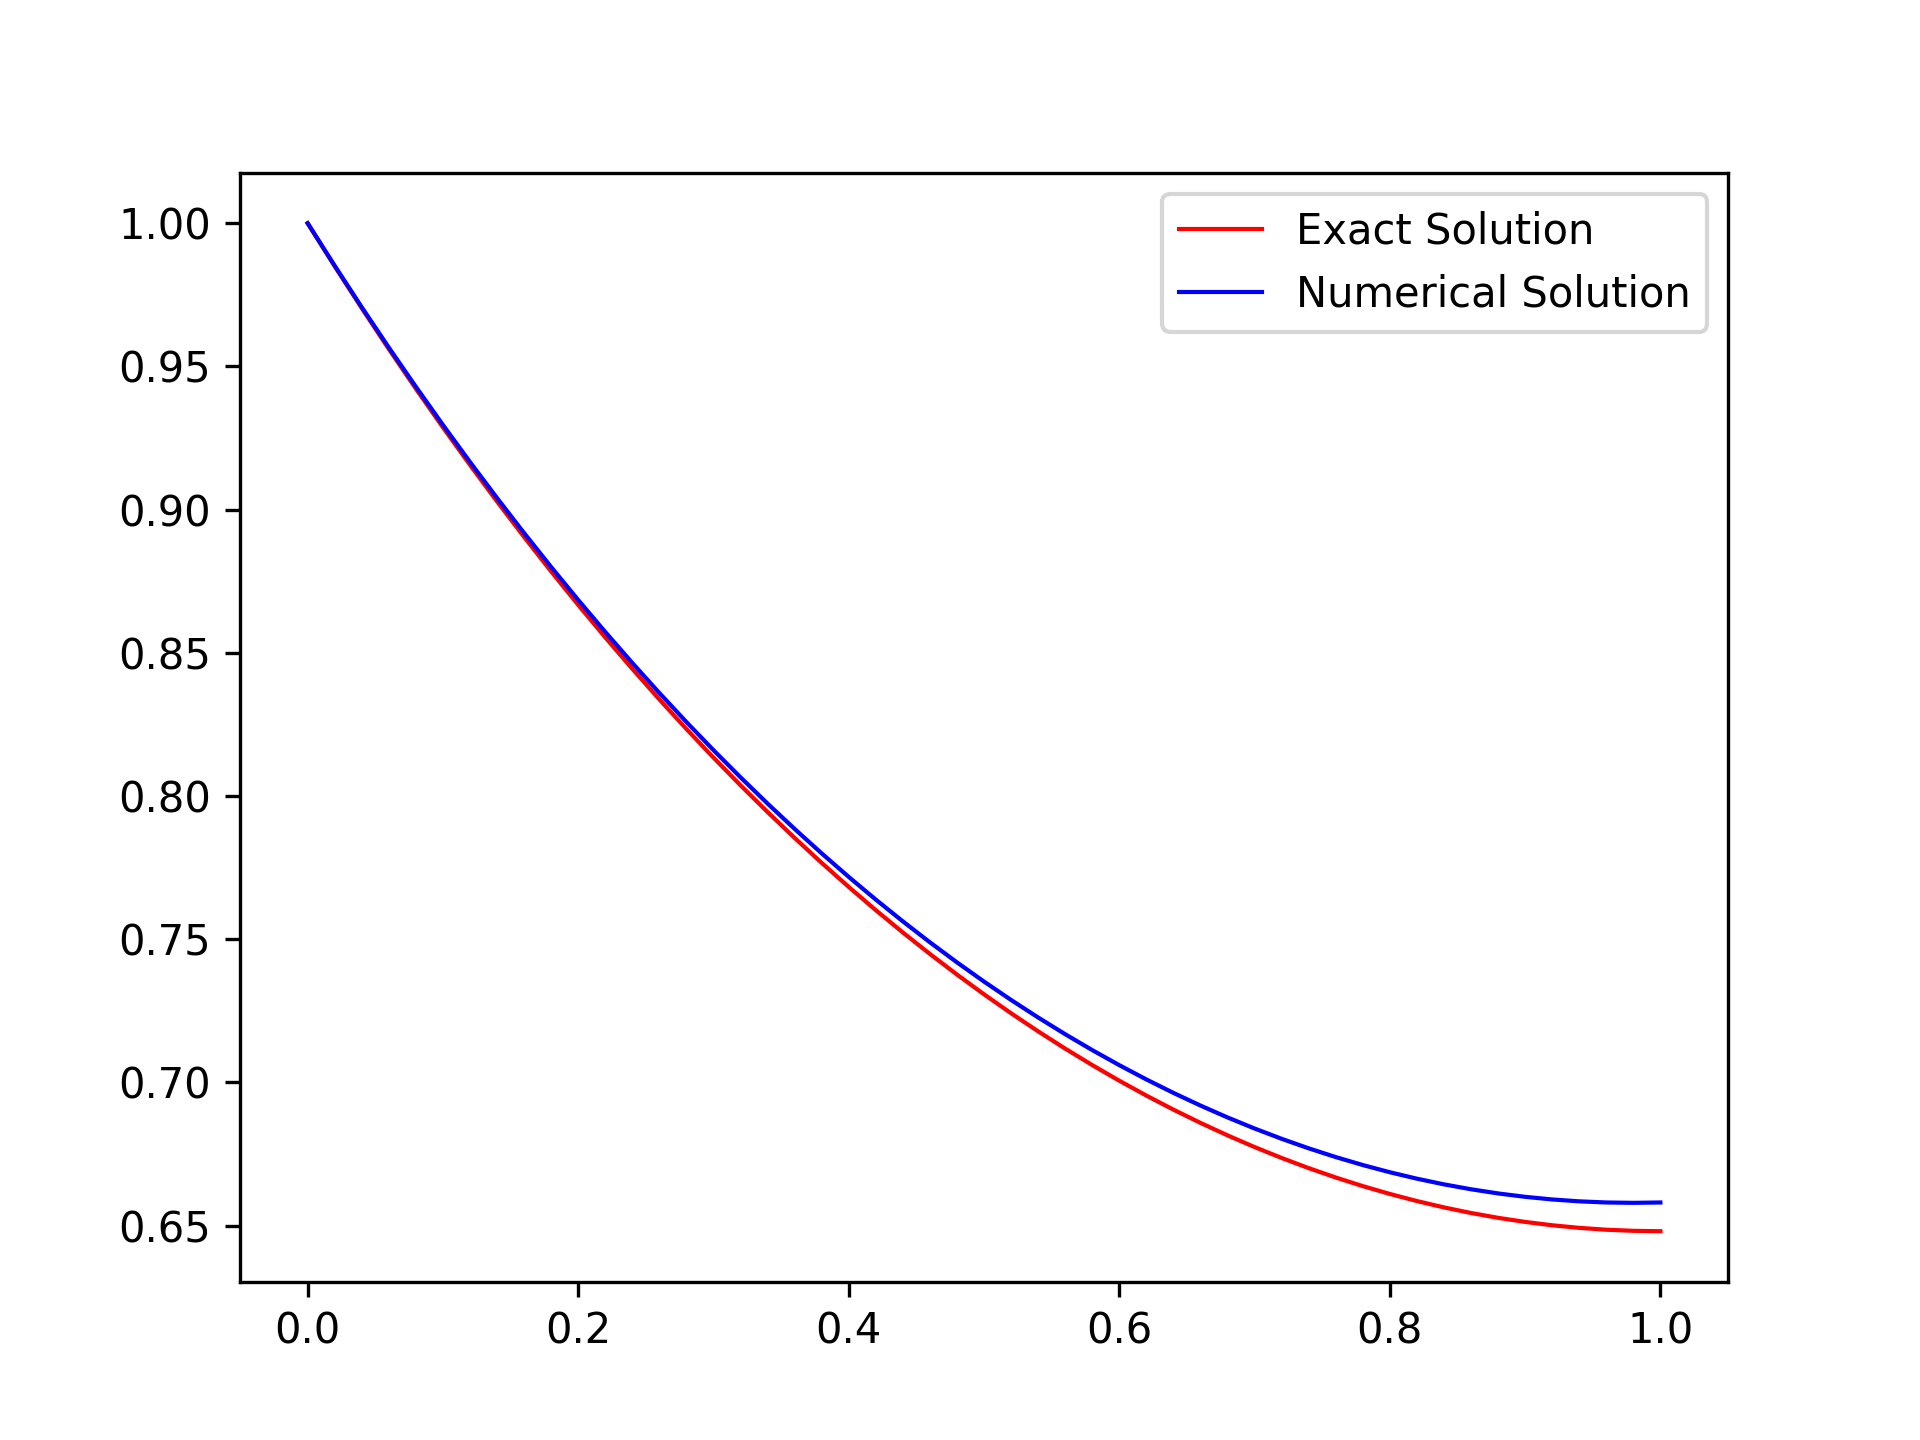

Here is the Python script that generated this plot:
#The problem => y''-y = 0; y(0) = 1, y'(1) = 0
import numpy as np
import matplotlib.pyplot as plt

def f(x):
    c1 = 1/(1+np.exp(2))
    c2 = np.exp(2)/(1+np.exp(2))
    y = np.zeros(len(x))
    for i in range(len(x)):
        y[i] = c1*np.exp(x[i])+c2*np.exp(-x[i])
    return y
b1 = 0; b2 = 1; N = 50
h = (b2-b1)/N
M = np.zeros([N+1,N+1])
b = np.zeros(N+1)
xv = np.zeros(N+1)
for i in range(len(M)):
    for j in range(len(M)):
        if(i==0 and j==0):
            M[i,j] = 1
        elif(i==N and j==N):
            M[i,j] = 1
            M[i,j-2] = -1
        elif (i>0 and i< N and i==j):
            M[i,j] = -2-np.power(h,2)
            M[i,j-1] = 1
            M[i,j+1] = 1
    if i == 0:
        b[i] = 1
xs = np.linalg.solve(M,b)

x = np.linspace(b1,b2,N+1); y = f(x)
err = np.sum(np.abs(xs-y))/np.sum(np.abs(y))
print(f"The Error:{err*100:,.2f}%")
plt.plot(x,y,label="Exact Solution",color = "red",lw = 1)
plt.plot(x,xs,label="Numerical Solution",color = "blue",lw=1)
plt.legend()
plt.savefig("BVP1.png",dpi=300)
plt.show()